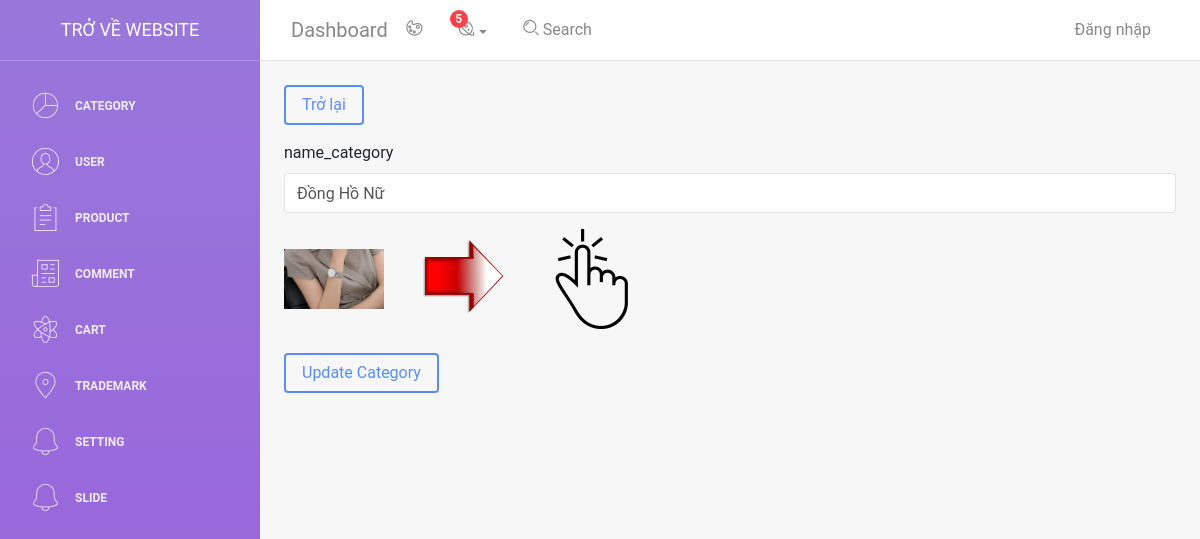
The app's page /admin/light-bootstrap-dashboard-master/examples/category_update.php?id=12, older data.
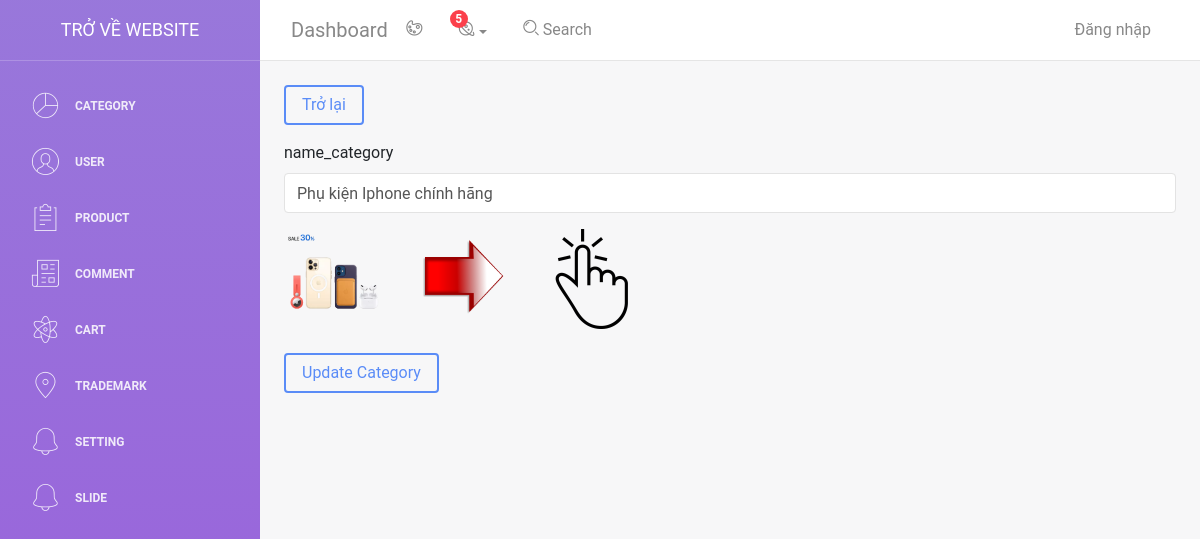
The same page, newer data.
### tables this page shows
CREATE TABLE `categories` (
  `id_category` int(11) NOT NULL,
  `name_category` varchar(50) NOT NULL,
  `image_banner` text NOT NULL,
  `image` text NOT NULL,
  `time_old` text NOT NULL,
  `time_update` text NOT NULL
);

### admin/light-bootstrap-dashboard-master/examples/category_update.php (the view, shortened to what this page needs)
<?php
    include 'header.php';
    include 'db.php';
    if(isset($_GET['id'])){
        $id = $_GET['id'];
        $sql = "SELECT * FROM `categories` WHERE `id_category` = $id";
        $result = $conn->query($sql);
        if($result->num_rows > 0){
            while($row = $result->fetch_assoc()){
                $name = $row['name_category'];
                $image2 = $row['image'];
            }
        }
    }
?>
<form method="post" action="" class="m-4" enctype="multipart/form-data">
  <a href="category.php?q=category" class="btn btn-primary mb-3">Trở lại</a>
  <div class="mb-3">
    <label for="exampleInputPassword1" class="form-label">name_category</label>
    <input type="text" name="name_category" value="<?php echo $name; ?>" class="form-control" id="exampleInputexampleInputPassword1">
  </div>
  <div class="mb-3">
    <?php
        echo ' <img class="" width="100px" src="images/category/'.$image2.'" alt="">
        <img class="mx-4" width="100px" src="images/chuyendoi.png" alt="">';
     ?>
    <label for="imgInp2">
      <img class="" width="100px" src="images/them.png" alt="" id="blah2">
    </label>
  </div>
  <button type="submit" class="btn btn-primary" name="submit_add_category">Update Category</button>
</form>

Row changes from the older to the newer data that the page shows:
changed categories: name_category "Đồng Hồ Nữ" → "Phụ kiện Iphone chính hãng"; image: a different picture
